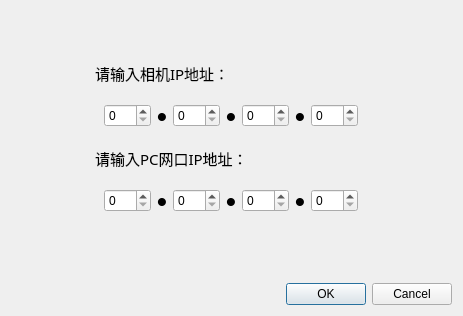
<?xml version="1.0" encoding="UTF-8"?>
<ui version="4.0">
 <class>HKcamConnectDlg</class>
 <widget class="QDialog" name="HKcamConnectDlg">
  <property name="geometry">
   <rect>
    <x>0</x>
    <y>0</y>
    <width>463</width>
    <height>316</height>
   </rect>
  </property>
  <property name="windowTitle">
   <string>Dialog</string>
  </property>
  <layout class="QVBoxLayout" name="verticalLayout">
   <item>
    <spacer name="verticalSpacer">
     <property name="orientation">
      <enum>Qt::Vertical</enum>
     </property>
     <property name="sizeHint" stdset="0">
      <size>
       <width>20</width>
       <height>46</height>
      </size>
     </property>
    </spacer>
   </item>
   <item>
    <widget class="QWidget" name="widget_3" native="true">
     <layout class="QGridLayout" name="gridLayout">
      <item row="4" column="1">
       <widget class="QWidget" name="widget_2" native="true">
        <layout class="QHBoxLayout" name="horizontalLayout_2">
         <item>
          <widget class="QSpinBox" name="y1">
           <property name="maximum">
            <number>255</number>
           </property>
          </widget>
         </item>
         <item>
          <widget class="QLabel" name="label_4">
           <property name="font">
            <font>
             <pointsize>21</pointsize>
             <weight>75</weight>
             <bold>true</bold>
            </font>
           </property>
           <property name="text">
            <string>•</string>
           </property>
          </widget>
         </item>
         <item>
          <widget class="QSpinBox" name="y2">
           <property name="maximum">
            <number>255</number>
           </property>
          </widget>
         </item>
         <item>
          <widget class="QLabel" name="label_5">
           <property name="font">
            <font>
             <pointsize>21</pointsize>
             <weight>75</weight>
             <bold>true</bold>
            </font>
           </property>
           <property name="text">
            <string>•</string>
           </property>
          </widget>
         </item>
         <item>
          <widget class="QSpinBox" name="y3">
           <property name="maximum">
            <number>255</number>
           </property>
          </widget>
         </item>
         <item>
          <widget class="QLabel" name="label_7">
           <property name="font">
            <font>
             <pointsize>21</pointsize>
             <weight>75</weight>
             <bold>true</bold>
            </font>
           </property>
           <property name="text">
            <string>•</string>
           </property>
          </widget>
         </item>
         <item>
          <widget class="QSpinBox" name="y4">
           <property name="maximum">
            <number>255</number>
           </property>
          </widget>
         </item>
        </layout>
       </widget>
      </item>
      <item row="1" column="1">
       <widget class="QLabel" name="label">
        <property name="font">
         <font>
          <family>黑体</family>
          <pointsize>11</pointsize>
         </font>
        </property>
        <property name="text">
         <string>请输入相机IP地址：</string>
        </property>
       </widget>
      </item>
      <item row="3" column="1">
       <widget class="QLabel" name="label_2">
        <property name="font">
         <font>
          <family>黑体</family>
          <pointsize>11</pointsize>
         </font>
        </property>
        <property name="text">
         <string>请输入PC网口IP地址：</string>
        </property>
       </widget>
      </item>
      <item row="3" column="0">
       <spacer name="horizontalSpacer">
        <property name="orientation">
         <enum>Qt::Horizontal</enum>
        </property>
        <property name="sizeHint" stdset="0">
         <size>
          <width>379</width>
          <height>20</height>
         </size>
        </property>
       </spacer>
      </item>
      <item row="2" column="1">
       <widget class="QWidget" name="widget" native="true">
        <layout class="QHBoxLayout" name="horizontalLayout">
         <item>
          <widget class="QSpinBox" name="x1">
           <property name="maximum">
            <number>255</number>
           </property>
          </widget>
         </item>
         <item>
          <widget class="QLabel" name="label_3">
           <property name="font">
            <font>
             <pointsize>21</pointsize>
             <weight>75</weight>
             <bold>true</bold>
            </font>
           </property>
           <property name="text">
            <string>•</string>
           </property>
          </widget>
         </item>
         <item>
          <widget class="QSpinBox" name="x2">
           <property name="maximum">
            <number>255</number>
           </property>
          </widget>
         </item>
         <item>
          <widget class="QLabel" name="label_9">
           <property name="font">
            <font>
             <pointsize>21</pointsize>
             <weight>75</weight>
             <bold>true</bold>
            </font>
           </property>
           <property name="text">
            <string>•</string>
           </property>
          </widget>
         </item>
         <item>
          <widget class="QSpinBox" name="x3">
           <property name="maximum">
            <number>255</number>
           </property>
          </widget>
         </item>
         <item>
          <widget class="QLabel" name="label_8">
           <property name="font">
            <font>
             <pointsize>21</pointsize>
             <weight>75</weight>
             <bold>true</bold>
            </font>
           </property>
           <property name="text">
            <string>•</string>
           </property>
          </widget>
         </item>
         <item>
          <widget class="QSpinBox" name="x4">
           <property name="maximum">
            <number>255</number>
           </property>
          </widget>
         </item>
        </layout>
       </widget>
      </item>
      <item row="3" column="2">
       <spacer name="horizontalSpacer_2">
        <property name="orientation">
         <enum>Qt::Horizontal</enum>
        </property>
        <property name="sizeHint" stdset="0">
         <size>
          <width>379</width>
          <height>20</height>
         </size>
        </property>
       </spacer>
      </item>
     </layout>
    </widget>
   </item>
   <item>
    <spacer name="verticalSpacer_2">
     <property name="orientation">
      <enum>Qt::Vertical</enum>
     </property>
     <property name="sizeHint" stdset="0">
      <size>
       <width>20</width>
       <height>45</height>
      </size>
     </property>
    </spacer>
   </item>
   <item>
    <widget class="QDialogButtonBox" name="buttonBox">
     <property name="orientation">
      <enum>Qt::Horizontal</enum>
     </property>
     <property name="standardButtons">
      <set>QDialogButtonBox::Cancel|QDialogButtonBox::Ok</set>
     </property>
    </widget>
   </item>
  </layout>
 </widget>
 <resources/>
 <connections>
  <connection>
   <sender>buttonBox</sender>
   <signal>accepted()</signal>
   <receiver>HKcamConnectDlg</receiver>
   <slot>accept()</slot>
   <hints>
    <hint type="sourcelabel">
     <x>248</x>
     <y>254</y>
    </hint>
    <hint type="destinationlabel">
     <x>157</x>
     <y>274</y>
    </hint>
   </hints>
  </connection>
  <connection>
   <sender>buttonBox</sender>
   <signal>rejected()</signal>
   <receiver>HKcamConnectDlg</receiver>
   <slot>reject()</slot>
   <hints>
    <hint type="sourcelabel">
     <x>316</x>
     <y>260</y>
    </hint>
    <hint type="destinationlabel">
     <x>286</x>
     <y>274</y>
    </hint>
   </hints>
  </connection>
 </connections>
</ui>
